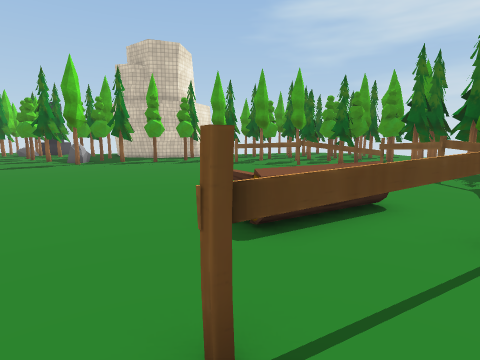
[1] (above)

19 first-person views from a walk through a Unity game level. The camera is 1.3 m above the floor, tilts 8° down and sees 80° across. The floor is counted in squares, 1 m on a side. Each view is taken from the middle of a square. On the plan, view 1 faces up. The plan holds only what a view shows up to about 13 squares ahead; the rest is blank. The place goes on beyond the plan. The player is left out. Some animated figures are not drawn. Some surface patterns are stand-ins.

[2]
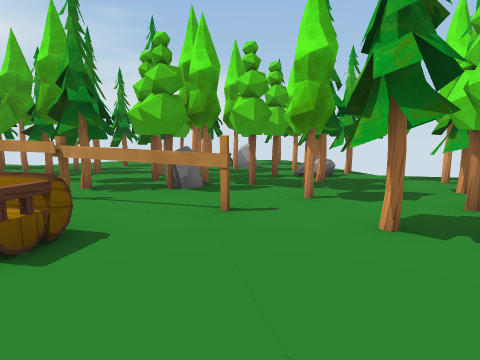

[3]
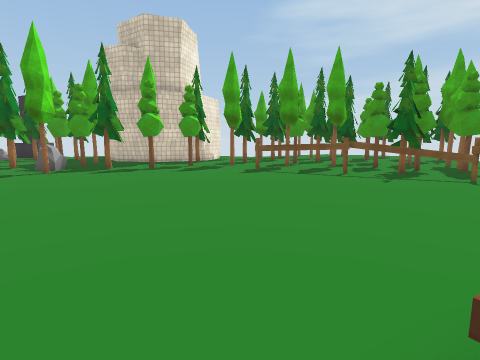

[4]
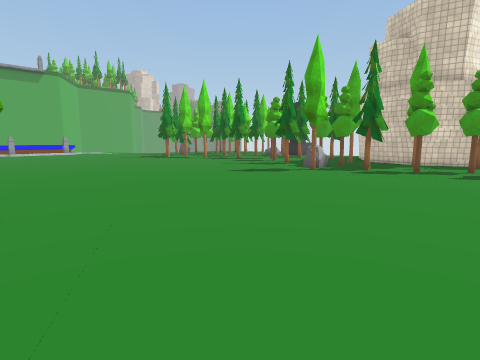

[5]
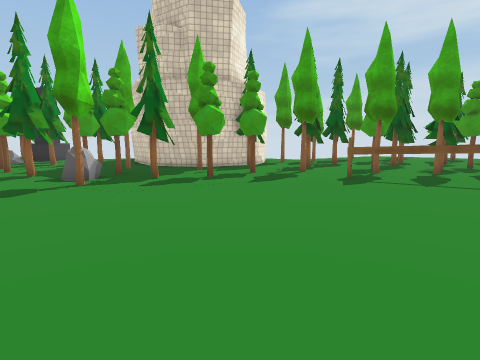

[6]
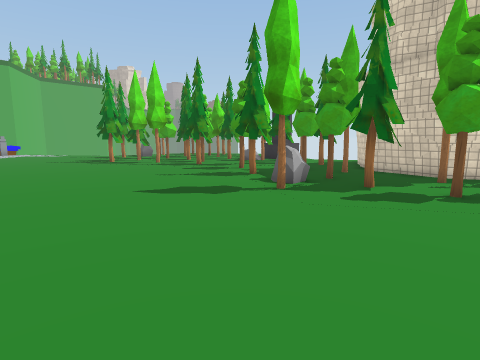

[7]
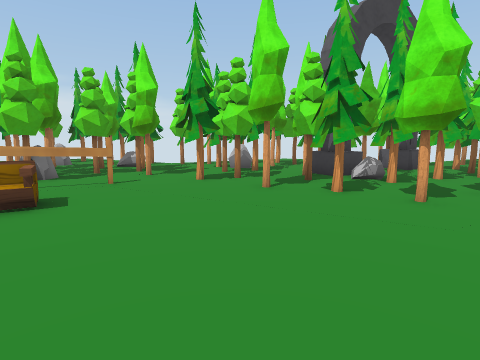

[8]
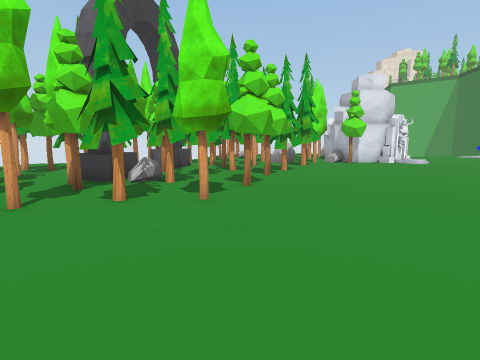

[9]
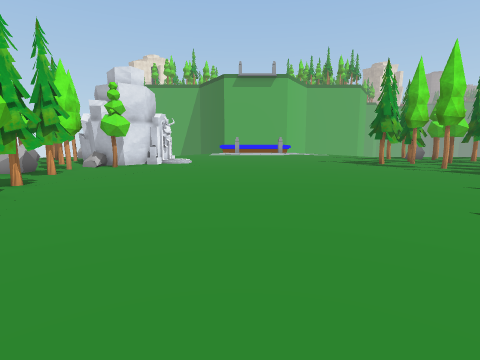

[10]
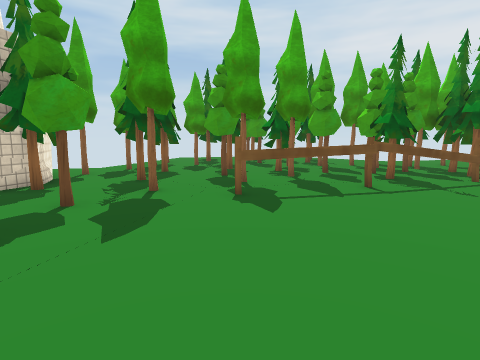

[11]
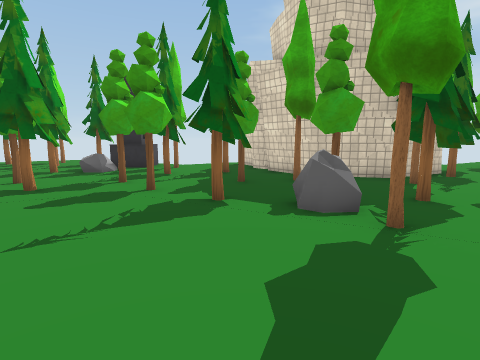

[12]
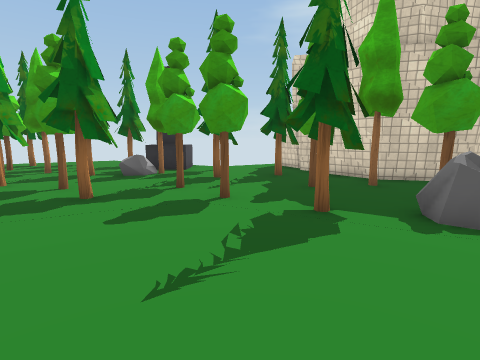

[13]
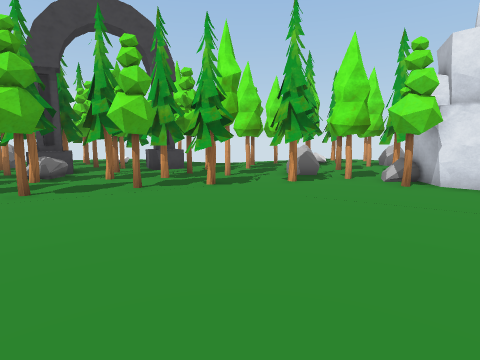

[14]
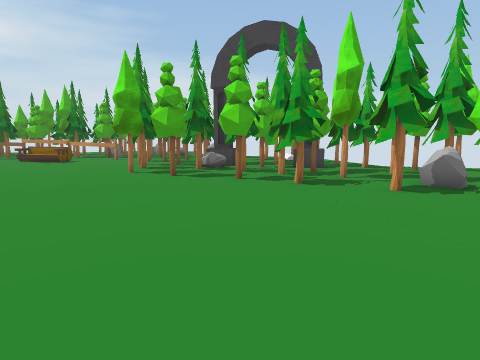

[15]
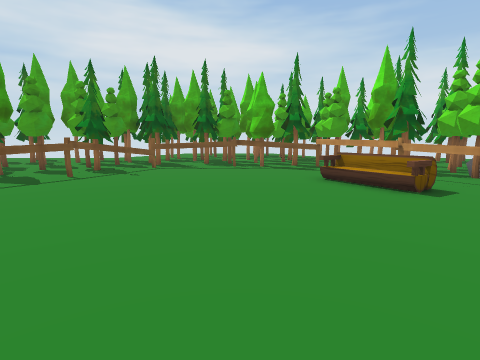

[16]
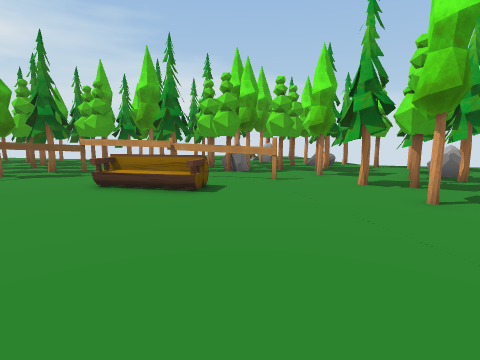

[17]
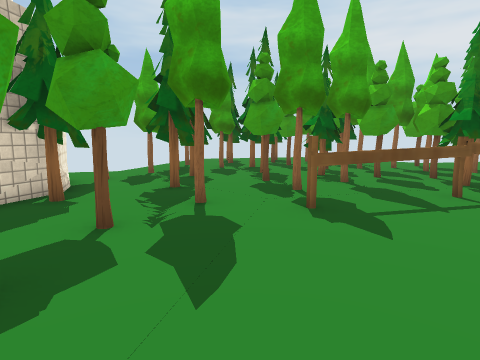

[18]
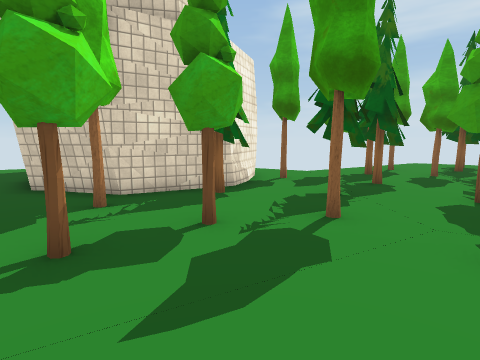

[19]
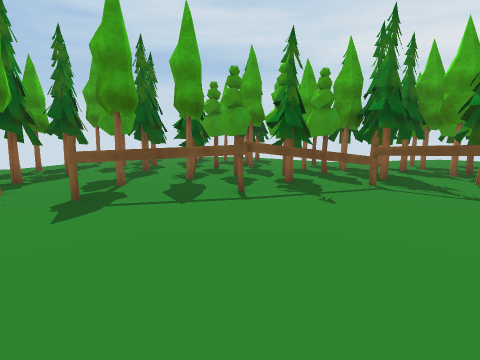

### Floor plan
Key: @ floor where view 1 was taken; # wall or solid block; x gap in a wall; . floor; T tree; R rock; H thing the floor can be seen under or through; O other object.
Columns run from 19 left of view 1 to 6 right of it. Each row starts with its distance up from view 1.
 26                  ..  ##
 25                 #...TT#
 24                 #.T.T
 23                 #...T#
 22 ###########    ##...#. #
 21 # .. # .T.#######.T... #
 20 #TT.TT..T.T  T  ..x..T.###
 19 .T##.TT...T....TT.T....#T
 18 ..#T..T## TT##TTT...T..TTT
 17 T......#TRR###T....H.....T
 16 ..........R.........H...#T
 15 ..........T..........HH.T#
 14 .......................###
 13 .........................#
 12 .........................#
 11 .........................#
 10 .........................#
  9 .........................#
  8 ..........................
  7 ..........................
  6 .....................OO...
  5 ....................OO..##
  4 .........T.T#......OO..##
  3 .......T.T..#T.......#####
  2 T...#TTT..####T....###TT##
  1 ##########T#TT TT#...TTTT#
  0      ##TT#RROT.T###@..TTO#
 -1      #T..TOOO# TT.T#TT#O #
 -2      ##.OT.#O ##T. TT...O
 -3      ##OOO##  #### T#TT

Positions as (right, up) in squares from view 1, and headings:
1: (0, 0), facing up
2: (-4, 5), facing down-right
3: (-1, 4), facing up
4: (-2, 4), facing up-left
5: (-4, 7), facing up
6: (-4, 9), facing up-left
7: (-4, 10), facing down
8: (-4, 9), facing down-left
9: (-6, 8), facing left
10: (-5, 12), facing up-right
11: (-11, 11), facing up
12: (-13, 12), facing up
13: (-15, 10), facing down
14: (-19, 9), facing down-right
15: (-7, 9), facing right
16: (-6, 9), facing down-right
17: (-5, 14), facing up-right
18: (-3, 14), facing up
19: (-2, 10), facing up-right
